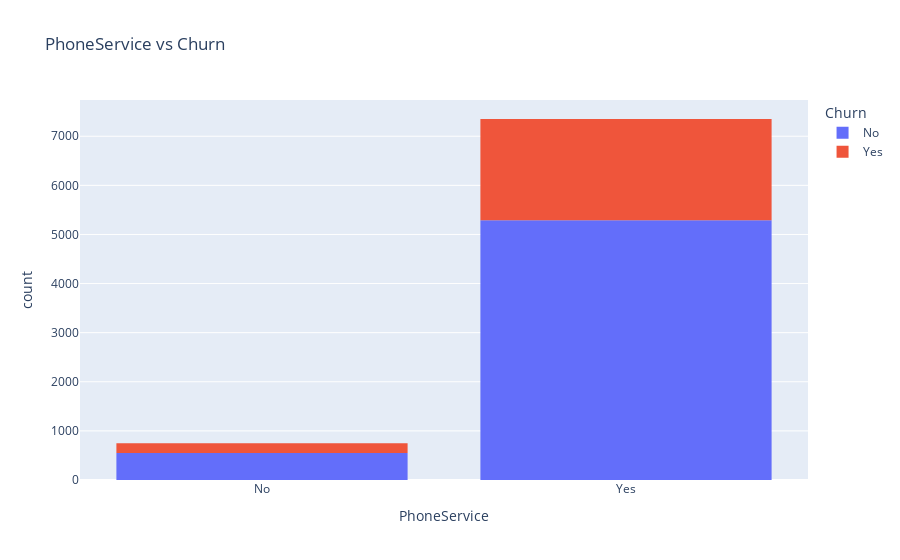

Notebook code for this chart:
### Markdown cell above
### Observation: 
1. Early customers (tenure < 6/7 months) churned more
2. Churn spike at 28/29 months, may be end of 2 year Contract + 4months exentions or trail?

### Code cell
px.histogram(raw_df, x='PhoneService' ,title='PhoneService vs Churn', color='Churn')

### Figure 1 — Plotly figure (JSON) as saved in the notebook; plotly's stock layout.template omitted (floating-point values rounded to 4 significant figures; data arrays with more than 128 entries replaced by an {"elided": "..."} marker saying what was removed)
{"data": [{"bingroup": "x", "hovertemplate": "Churn=No<br>PhoneService=%{x}<br>count=%{y}<extra></extra>", "legendgroup": "No", "marker": {"color": "#636efa", "pattern": {"shape": ""}}, "name": "No", "orientation": "v", "showlegend": true, "type": "histogram", "x": {"elided": "5838 str values"}, "xaxis": "x", "yaxis": "y"}, {"bingroup": "x", "hovertemplate": "Churn=Yes<br>PhoneService=%{x}<br>count=%{y}<extra></extra>", "legendgroup": "Yes", "marker": {"color": "#EF553B", "pattern": {"shape": ""}}, "name": "Yes", "orientation": "v", "showlegend": true, "type": "histogram", "x": {"elided": "2261 str values"}, "xaxis": "x", "yaxis": "y"}], "layout": {"barmode": "relative", "legend": {"title": {"text": "Churn"}, "tracegroupgap": 0}, "title": {"text": "PhoneService vs Churn"}, "xaxis": {"anchor": "y", "domain": [0, 1], "title": {"text": "PhoneService"}}, "yaxis": {"anchor": "x", "domain": [0, 1], "title": {"text": "count"}}}}
